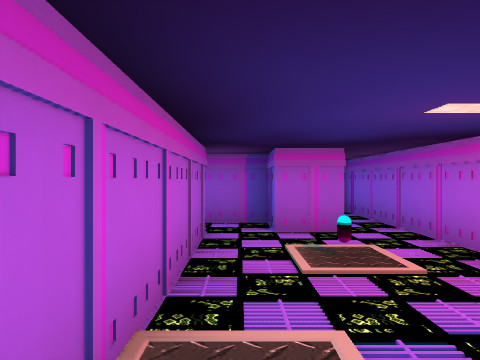
View 1 (above)

17 first-person views from a walk through a Godot game level. The camera is 1.5 m above the floor, looks level and sees 75° across. The floor is counted in squares, 2 m on a side. Each view is taken from the middle of a square. On the plan, view 1 faces up. The plan holds only what a view shows up to about 10 squares ahead; the rest is blank. The place goes on beyond the plan. Characters and animated objects are left out. Some surface patterns are stand-ins.

View 2
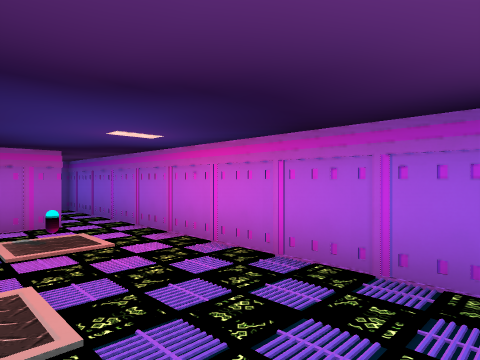

View 3
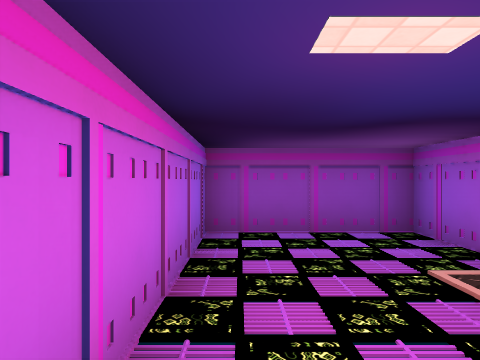

View 4
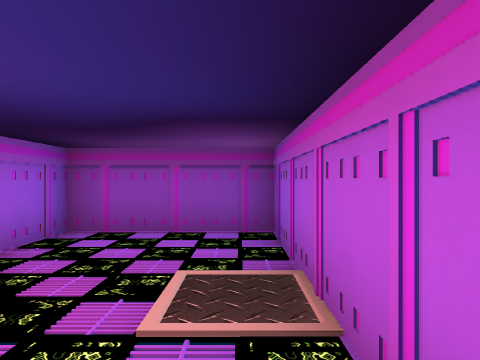

View 5
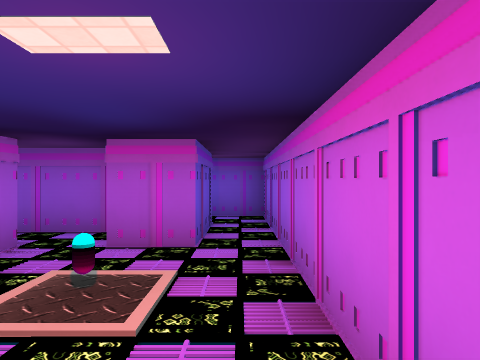

View 6
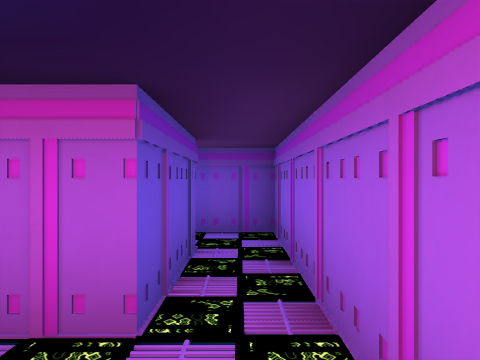

View 7
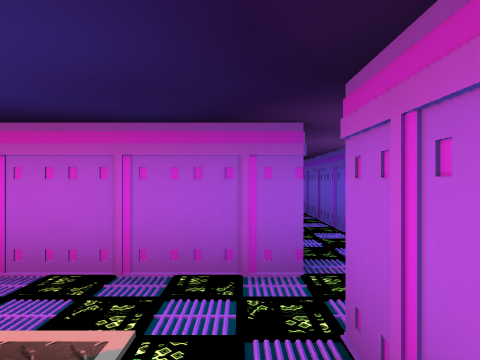

View 8
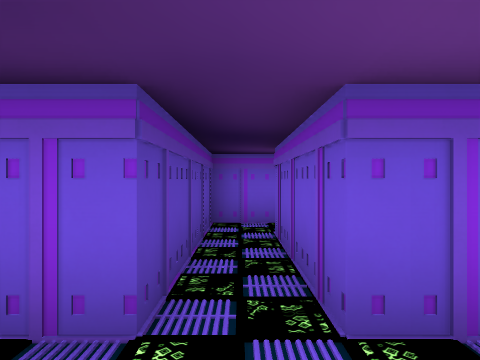

View 9
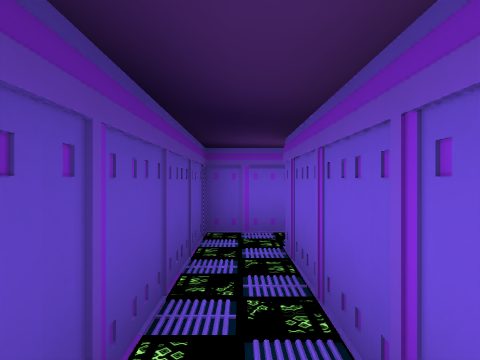

View 10
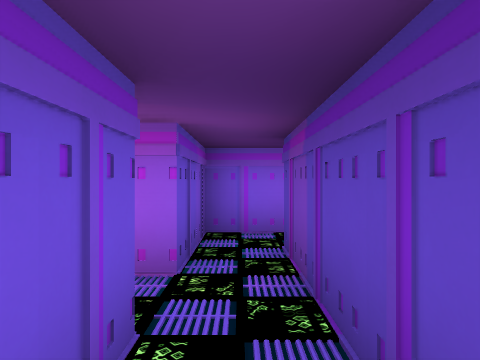

View 11
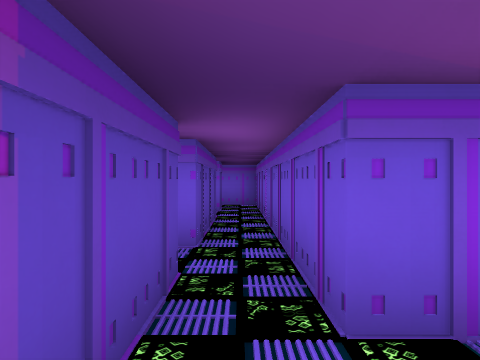

View 12
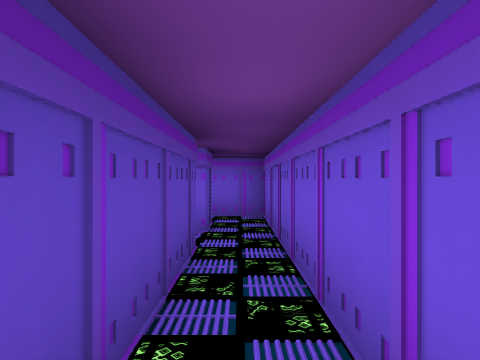

View 13
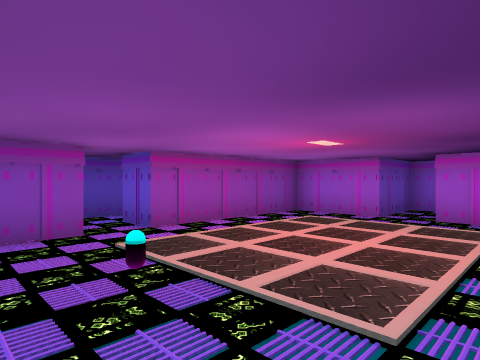

View 14
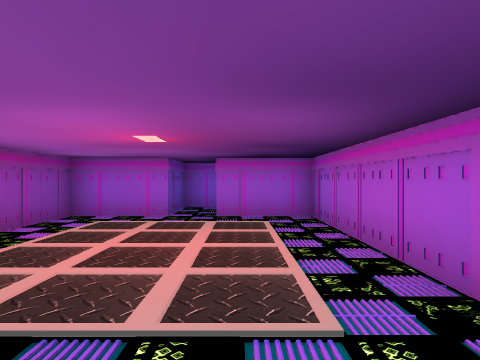

View 15
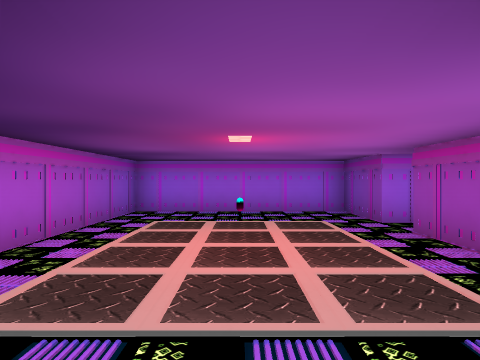

View 16
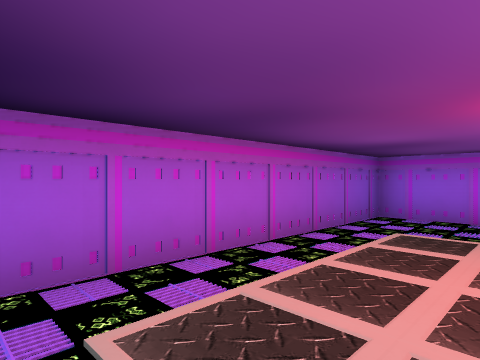

View 17
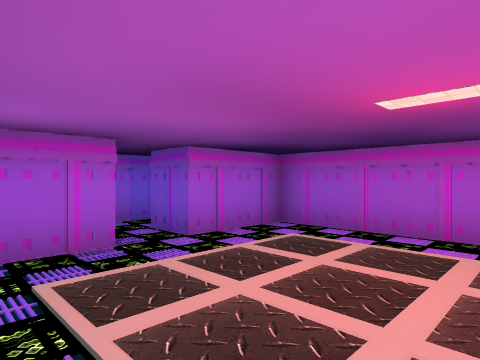

### Floor plan
Ten units are one square. View 1 is at (0, 0); x grows to the right and y downward. Boxes are objects, and circles mark ways between rooms. Rooms are numbered by the first view taken in them; rooms with no view inside come last. Other rooms are left out.
<svg viewBox="-85 -140 116 160">
<path fill="none" stroke="#000" d="M15 -45 5 -45 5 -50M-5 -46 -5 15 25 15 25 -45M16 -55 -12 -55M-25 -55 -55 -55M-65 -55 -65 -45 -25 -45 -25 -38M-55 -65 -25 -65 -25 -55M-15 -75 -80 -75M-74 -65 -65 -65 -65 -55M5 -65 15 -65 15 -45M25 -45 25 -80M26 -75 5 -75M5 -75 5 -85 25 -85M-45 -85 -5 -85 -5 -75M-55 -105 -45 -105 -45 -75M25 -80 25 -135 -45 -135 -45 -115 -55 -115M-15 -65 5 -65M-5 -75 -15 -75"/>
<rect x="5" y="-35" width="10" height="10" fill="#bbb"><title>other object</title></rect>
<rect x="5" y="-115" width="10" height="10" fill="#bbb"><title>other object</title></rect>
<circle cx="-10" cy="-50" r="3" fill="#2a7"/>
<circle cx="20" cy="-55" r="3" fill="#2a7"/>
<circle cx="-20" cy="-60" r="3" fill="#2a7"/>
<circle cx="-60" cy="-60" r="3" fill="#2a7"/>
<circle cx="-10" cy="-70" r="3" fill="#2a7"/>
<circle cx="10" cy="-70" r="3" fill="#2a7"/>
<circle cx="0" cy="-80" r="3" fill="#2a7"/>
<text x="10" y="-20">1</text>
<text x="-40" y="-50">2</text>
<text x="-40" y="-70">3</text>
<text x="20" y="-60">4</text>
<text x="-10" y="-110">5</text>
<text x="-10" y="-70">6</text>
</svg>
Room 1 opens to room 2. Room 1 opens to room 4. Room 2 opens to room 3. Room 3 opens to room 6. Room 4 opens to room 6. Room 5 opens to room 6.

Where each view was taken, in squares from view 1:
view 1: 0 up, 0 right, facing up
view 2: 1 down, 0 right, facing up-right
view 3: 3 up, 2 right, facing down
view 4: 3 up, 0 right, facing down
view 5: 1 up, 2 right, facing up
view 6: 3 up, 2 right, facing up
view 7: 4 up, 2 right, facing left
view 8: 5 up, 1 left, facing left
view 9: 5 up, 2 left, facing left
view 10: 7 up, 2 left, facing right
view 11: 7 up, 1 right, facing left
view 12: 7 up, 2 left, facing left
view 13: 13 up, 2 right, facing down-left
view 14: 12 up, 2 right, facing left
view 15: 11 up, 5 left, facing right
view 16: 11 up, 4 left, facing up-right
view 17: 9 up, 1 left, facing up-left
